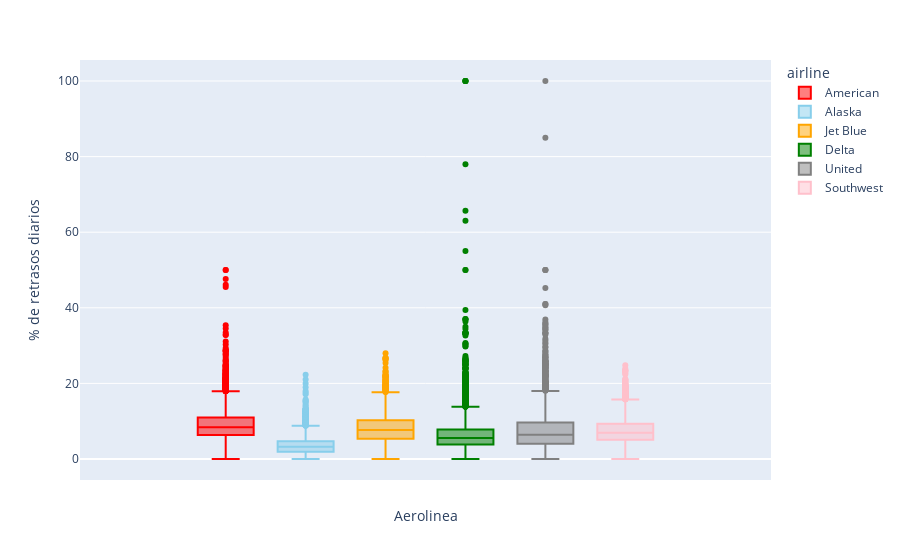

Write notebook code for a chart like this one.
### Code cell
## Box-plots por aeroline y % de retrazos.
fig = px.box(airline, y='pct_carrier_delay', color='airline', 
             color_discrete_sequence=['red','skyblue','orange','green','grey','pink'])
fig.update_layout(xaxis_title='Aerolinea', yaxis_title='% de retrasos diarios')
fig.show()

### Figure 1 — Plotly figure (JSON) as saved in the notebook; plotly's stock layout.template omitted (floating-point values rounded to 4 significant figures; data arrays with more than 128 entries replaced by an {"elided": "..."} marker saying what was removed)
{"data": [{"alignmentgroup": "True", "hovertemplate": "airline=American<br>pct_carrier_delay=%{y}<extra></extra>", "legendgroup": "American", "marker": {"color": "red"}, "name": "American", "notched": false, "offsetgroup": "American", "orientation": "v", "showlegend": true, "type": "box", "x0": " ", "xaxis": "x", "y": {"elided": "5725 float values"}, "y0": " ", "yaxis": "y"}, {"alignmentgroup": "True", "hovertemplate": "airline=Alaska<br>pct_carrier_delay=%{y}<extra></extra>", "legendgroup": "Alaska", "marker": {"color": "skyblue"}, "name": "Alaska", "notched": false, "offsetgroup": "Alaska", "orientation": "v", "showlegend": true, "type": "box", "x0": " ", "xaxis": "x", "y": {"elided": "3851 float values"}, "y0": " ", "yaxis": "y"}, {"alignmentgroup": "True", "hovertemplate": "airline=Jet Blue<br>pct_carrier_delay=%{y}<extra></extra>", "legendgroup": "Jet Blue", "marker": {"color": "orange"}, "name": "Jet Blue", "notched": false, "offsetgroup": "Jet Blue", "orientation": "v", "showlegend": true, "type": "box", "x0": " ", "xaxis": "x", "y": {"elided": "3775 float values"}, "y0": " ", "yaxis": "y"}, {"alignmentgroup": "True", "hovertemplate": "airline=Delta<br>pct_carrier_delay=%{y}<extra></extra>", "legendgroup": "Delta", "marker": {"color": "green"}, "name": "Delta", "notched": false, "offsetgroup": "Delta", "orientation": "v", "showlegend": true, "type": "box", "x0": " ", "xaxis": "x", "y": {"elided": "9107 float values"}, "y0": " ", "yaxis": "y"}, {"alignmentgroup": "True", "hovertemplate": "airline=United<br>pct_carrier_delay=%{y}<extra></extra>", "legendgroup": "United", "marker": {"color": "grey"}, "name": "United", "notched": false, "offsetgroup": "United", "orientation": "v", "showlegend": true, "type": "box", "x0": " ", "xaxis": "x", "y": {"elided": "5426 float values"}, "y0": " ", "yaxis": "y"}, {"alignmentgroup": "True", "hovertemplate": "airline=Southwest<br>pct_carrier_delay=%{y}<extra></extra>", "legendgroup": "Southwest", "marker": {"color": "pink"}, "name": "Southwest", "notched": false, "offsetgroup": "Southwest", "orientation": "v", "showlegend": true, "type": "box", "x0": " ", "xaxis": "x", "y": {"elided": "5584 float values"}, "y0": " ", "yaxis": "y"}], "layout": {"boxmode": "group", "legend": {"title": {"text": "airline"}, "tracegroupgap": 0}, "margin": {"t": 60}, "xaxis": {"anchor": "y", "domain": [0, 1], "title": {"text": "Aerolinea"}}, "yaxis": {"anchor": "x", "domain": [0, 1], "title": {"text": "% de retrasos diarios"}}}}
